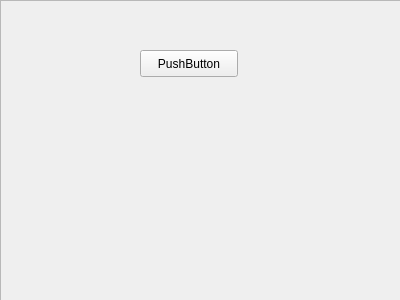
<?xml version="1.0" encoding="UTF-8"?>
<ui version="4.0">
 <class>Mianwindow</class>
 <widget class="QWidget" name="Mianwindow">
  <property name="geometry">
   <rect>
    <x>0</x>
    <y>0</y>
    <width>400</width>
    <height>300</height>
   </rect>
  </property>
  <property name="windowTitle">
   <string>Mianwindow</string>
  </property>
  <widget class="myframe" name="frame">
   <property name="geometry">
    <rect>
     <x>0</x>
     <y>0</y>
     <width>401</width>
     <height>301</height>
    </rect>
   </property>
   <property name="frameShape">
    <enum>QFrame::StyledPanel</enum>
   </property>
   <property name="frameShadow">
    <enum>QFrame::Raised</enum>
   </property>
   <widget class="QPushButton" name="pushButton">
    <property name="geometry">
     <rect>
      <x>140</x>
      <y>50</y>
      <width>98</width>
      <height>27</height>
     </rect>
    </property>
    <property name="text">
     <string>PushButton</string>
    </property>
   </widget>
  </widget>
 </widget>
 <layoutdefault spacing="6" margin="11"/>
 <customwidgets>
  <customwidget>
   <class>myframe</class>
   <extends>QFrame</extends>
   <header>myframe.h</header>
   <container>1</container>
  </customwidget>
 </customwidgets>
 <resources/>
 <connections/>
</ui>
